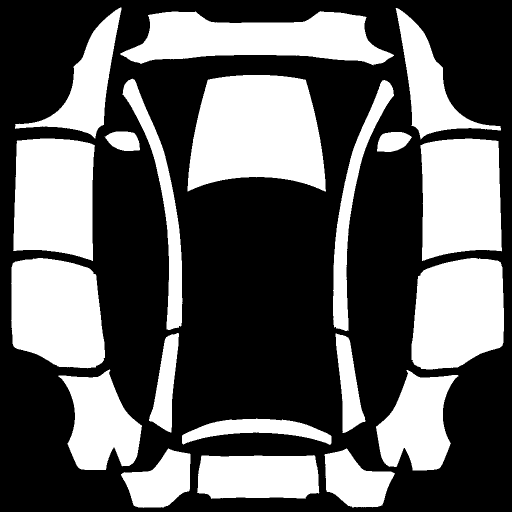
#> input picture mylwrap/data/mask.png, 1024 x 1024 px (shown at 1/2 size); its folder holds only this picture in this run
$ python views.py data/mask.png data/mask.png
#> lines starting #> are read from the running program, lines starting #| are printed output that depends on the picture; after the words box and inside, x2 and y2 are one past the last pixel; in counts of white or black regions, pixels touching at a corner belong together
#> in make, `im = Image.open(src).convert('RGB')`: im: PIL image 1024x1024 RGB; 37.6% white; 20 white regions, largest, box (x1, y1, x2, y2) and area: (375, 150, 652, 383) 50825, (240, 22, 788, 131) 37453, (26, 277, 190, 522) 35206
### mylwrap/core.py
"""mylwrap.core -- Tesla Model Y L (Juniper "L") wrap template toolkit: template mask, calibrated panel mapping
(TESLA_MAPPING + constants), tailgate 180-degree fix, 360-degree panorama projection onto the car ("globe unwrapping"),
compositing helpers and finish() (black outside the mask + 256-colour quantisation, < 1 MB).
Everything is applied through the template mask; outside = #000000.  Calibrated with in-car photos (2026-10-18 .. 2026-10-29).
"""
import math, os
import numpy as np
from PIL import Image, ImageFilter, ImageChops, ImageEnhance
from scipy.ndimage import label, binary_erosion, binary_closing, binary_fill_holes, distance_transform_edt, map_coordinates

N = 1024
DATA = os.path.join(os.path.dirname(os.path.abspath(__file__)), 'data')
MASK = np.array(Image.open(os.path.join(DATA, 'mask.png'))) > 127
LAB, NLAB = label(MASK)
OL = (40, 28, 34)

def comp(i): return LAB == i
def bbox(m):
    ys, xs = np.nonzero(m); return xs.min(), ys.min(), xs.max()+1, ys.max()+1

_session = None
# [22 lines left out: function cutout, not called in this run]

# ---------------------------------------------------------------------------------------------
# Panel -> car mapping for the Model Y L template, confirmed against the Tesla 3D preview render of
# myl_nami.png (front-left 3/4 view).  "up" = the direction on the sheet that points UP on the car.
TESLA_MAPPING = {
    # calibrated with myl_calib.png loaded in the Tesla app (top, front-left 3/4, rear-left 3/4 renders, 2026-10-18)
    3:  ('front fascia / bumper: whole nose below the hood; its top edge (sheet y~108-126) runs under the light bar '
         'that sits on the hood/fascia seam; the wings x240-300 / 728-788 wrap round the front corners down to the '
         'front wheel arches (below the fender fronts); small lamp near sheet (330,62) / (700,62); lower grille '
         'opening sheet y<46 between x~405-614; text drawn rot180 reads upright from the front (in-car check '
         '2026-10-25).  Px scale ~0.77x the hood px (FASCIA_HOOD_PX)', 'down'),
    4:  ('hood, FULLY visible from the top view: sheet y~150 = front edge (over the nose), y~383 = windscreen, '
         'x 375-652; the sheet is shown un-mirrored from above (front up)', 'down'),
    1:  ('left front fender (sheet top = front at the light-bar end, sheet bottom meets the front door, inner edge '
         '= hood line along the hood side; concave outer boundary = wheel arch; lobe at sheet y~235-270 runs down '
         'behind the wheel to the rocker; text at -90 runs along the fender, in-car check 2026-10-25)', 'right'),
    2:  ('right front fender', 'left'),
    5:  ('left roof rail / A-pillar strip: runs from the windscreen base along the roof edge over both doors', 'toward centre'),
    6:  ('right roof rail / A-pillar strip', 'toward centre'),
    7:  ('left mirror cap', 'toward centre'), 8: ('right mirror cap', 'toward centre'),
    9:  ('left FRONT door: sheet top = front, inner edge x~190 = window line; mirror at the inner-top corner, '
         'handle at the inner edge near the rear (sheet ~(178, 480))', 'right'),
    11: ('left REAR door: handle at the inner edge ~3/4 back (sheet ~(195, 690))', 'right'),
    10: ('right FRONT door (mirror image of 9)', 'left'), 12: ('right REAR door', 'left'),
    13: ('left C-pillar / rear roof side beside the rear window', 'toward centre'),
    14: ('right C-pillar / rear roof side', 'toward centre'),
    15: ('left rear quarter over the rear wheel, charge port near its rear-top (sheet ~(200, 900))', 'right'),
    16: ('right rear quarter', 'left'),
    17: ('tailgate upper strip under the spoiler -- ROTATED 180 (text appears upside-down): up = sheet DOWN', 'down'),
    20: ('tailgate lower panel above the plate -- ROTATED 180 (text appears upside-down): up = sheet DOWN', 'down'),
    18: ('rear bumper left corner (upright as on the sheet)', 'up'),
    19: ('rear bumper right corner (upright as on the sheet)', 'up'),
}
TAILGATE_FLIP = (17, 20)   # panels the car shows rotated 180 degrees (re-confirmed in-car 2026-10-25: '20 TAILGATE'
                           # reads upside-down AND right-to-left, i.e. a true rotation, each panel inside its own bbox)
# physical px scales (metres / sheet px), from label sizes in the in-car renders (2026-10-25); see car3d.py
PX_M = {'hood': 0.0055, 'fascia': 0.0042, 'fender': 0.0047, 'door': 0.0047}
# In-car check 2026-10-29: the visible bumper (rows y46-108) only spans ~0.30 m of surface V; a figure drawn at hood
# scale puts ONLY midriff there (flat skin slab).  Build art with car3d.v_stretch (c~1.8) or a short-torso source so the
# navel/chain/belt land on the bumper; keep the face ~0.66 m from the cowl-end of the hood (V~-0.70), not -0.78.
FASCIA_V_STRETCH = 1.8
HOOD_FACE_V = -0.70
FASCIA_HOOD_PX = PX_M['fascia'] / PX_M['hood']   # ~0.77: a fascia px is smaller than a hood px

# [29 lines left out: functions _tailgate_index_maps, tailgate_fix, not called in this run]

# Panel scale on the car is not uniform: hood ~1.45 m over ~277 px (its first ~45 px from the sheet-top edge
# curve over the nose); fascia ~1.9 x 0.55 m over 548 x 110 px and seen head-on it is the biggest surface
# from the front; doors ~1.2 x 0.75 m over ~245 x 170 px, mirror at the front door's inner-top corner and
# flush handles near each door's inner-rear -> keep faces mid-door, toward the outer half.

# ---------------------------------------------------------------------------------------------
# Car-surface projection ("globe unwrapping").  The template is an unfolded car seen from above:
# roof in the middle, every panel's outer edge is the bottom of the body (sill / bumper lip), and
# moving toward the centre goes UP the body.  So each sheet pixel gets
#   azimuth  theta: angle around the car centre, 0 = front (sheet top), 90 = left, 180 = rear, 270 = right
#   height   d    : distance (px) from the outer outline of the whole car silhouette
# and a 360-degree panorama is sampled at (theta, d): the horizon is the level set d = horizon_d,
# i.e. it runs at one height all the way round the body and bends with the fenders/corners.
_SURF = None
# [84 lines left out: functions car_surface_coords, car_panorama, load_bg, local_darken, vignette, tint, not called in this run]

def trim(img, *others):
    bb = img.getchannel('A').point(lambda v: 255 if v > 20 else 0).getbbox()
    return [img.crop(bb)] + [o.crop(bb) for o in others]

# [179 lines left out: functions facemask, place_side, place_hood, place_emblem, finish, _union and 1 more, not called in this run]

### mylwrap/views.py
"""On-car views of a Model Y L wrap sheet, matching the Tesla app renders (calibrated with myl_calib.png,
see core.TESLA_MAPPING):
  TOP   : the sheet as seen from above, front up, un-mirrored (hood fully visible, fenders, roof rails)
  FRONT : hood (rot 180, its sheet-top edge = nose, foreshortened, widened to ~0.76x fascia width) above the
          front fascia (rot 180, stretched to its real taller proportion), fenders at the sides
  LEFT / RIGHT : fender + doors + quarter, front at left / right, mirror + handles marked
  REAR  : corners 18/19 as on the sheet, tailgate panels 17/20 rotated 180 in place (as the car shows them)
  FRONT-LEFT / FRONT-RIGHT 3/4 : 3D renders of the front panels (car3d.py, calibrated with the in-car
          renders of 2026-10-25), via front34_left/front34_right and make34()
Usage: python3 -m mylwrap.views sheet.png preview.png [--34]"""
import sys, os
import numpy as np
from PIL import Image, ImageDraw
BG = (24, 24, 28)

def _car_rear(im):
    from .core import comp, bbox, TAILGATE_FLIP
    a = np.array(im); out = a.copy()
    for c in TAILGATE_FLIP:
        m = comp(c); x0, y0, x1, y1 = bbox(m)
        blk = a[y0:y1, x0:x1][::-1, ::-1]; sub = out[y0:y1, x0:x1]; mm = m[y0:y1, x0:x1]; sub[mm] = blk[mm]
    return Image.fromarray(out)

def top_view(im):
    return im.crop((200, 0, 824, 430))
#> returned value: PIL image 624x430 RGB; 42.3% white; 9 white regions (1 under 20 px), largest, box (x1, y1, x2, y2) and area: (175, 150, 452, 383) 50825, (40, 22, 588, 131) 37453, (45, 157, 154, 430) 6782

def front_view(im):
    fas = im.crop((240, 22, 788, 132)).rotate(180).resize((548, 165), Image.LANCZOS)
    hood = im.crop((375, 150, 652, 384)).rotate(180)
#> hood: PIL image 277x234 RGB; 78.4% white; 3 black regions, box (x1, y1, x2, y2) and area: (0, 0, 277, 30) 5716, (0, 5, 112, 234) 4142, (166, 12, 277, 234) 4135
    hw = int(548 * 0.76); hh = int(234 * hw / 277 * 0.55)
    hood = hood.resize((hw, hh), Image.LANCZOS)
#> hood: PIL image 416x193 RGB
    fl = im.crop((30, 15, 244, 278)).rotate(90, expand=True); fr = im.crop((791, 16, 1003, 280)).rotate(-90, expand=True)
#> after `fl = im.crop((30, 15, 244, 278)).rotate(90, expand=True)`: fl: PIL image 263x214 RGB; 30.6% white; 4 white regions (1 under 20 px), largest, box (x1, y1, x2, y2) and area: (0, 1, 262, 214) 16793, (248, 0, 263, 35) 412, (262, 134, 263, 164) 30
#> after `fr = im.crop((791, 16, 1003, 280)).rotate(-90, expand=True)`: fr: PIL image 264x212 RGB; 31% white; 3 white regions, box (x1, y1, x2, y2) and area: (1, 0, 264, 211) 16788, (0, 0, 16, 33) 428, (0, 103, 3, 181) 146
    fl = fl.resize((int(fl.width*0.5), int(fl.height*0.5))); fr = fr.resize((int(fr.width*0.5), int(fr.height*0.5)))
    c = Image.new('RGB', (548 + 2*fl.width + 20, hh + 165 + 10), BG)
    ox = fl.width + 10
#> ox = 141
    c.paste(hood, (ox + (548-hw)//2, 0)); c.paste(fas, (ox, hh + 6))
    c.paste(fl, (0, hh + 6 + 165 - fl.height)); c.paste(fr, (ox + 548 + 10, hh + 6 + 165 - fr.height))
    return c

def _side(im, x0, x1, rot, marks):
    v = im.crop((x0, 5, x1, 950)).rotate(rot, expand=True); d = ImageDraw.Draw(v)
    for (u, w, t) in marks:
        d.ellipse([u-7, w-5, u+7, w+5], outline=(255, 255, 0), width=2); d.text((u-14, w+6), t, fill=(255, 255, 0))
    return v
def _ml(x, y): return (y - 5, 289 - (x - 10))
def _mr(x, y): return (944 - (y - 5), x - 725)
def left_view(im):  return _side(im, 10, 300, 90, [_ml(196, 287) + ('mirror',), _ml(178, 480) + ('handle',), _ml(195, 690) + ('handle',)])
def right_view(im): return _side(im, 725, 1015, -90, [_mr(828, 287) + ('mirror',), _mr(846, 480) + ('handle',), _mr(829, 690) + ('handle',)])
def rear_view(im):  return _car_rear(im).crop((110, 730, 925, 1020))

def front34_thumb(im, w=300):
    """compact 'front' thumbnail for contact sheets: front view over the left side"""
    f = front_view(im); l = left_view(im)
    f = f.resize((w, int(f.height*w/f.width))); l = l.resize((w, int(l.height*w/l.width)))
    c = Image.new('RGB', (w, f.height + l.height + 4), BG); c.paste(f, (0, 0)); c.paste(l, (0, f.height + 4))
    return c

def make(src, out, W=1000):
    im = Image.open(src).convert('RGB')
    def fit(p): return p.resize((W, int(p.height*W/p.width)), Image.LANCZOS)
    t = top_view(im); t = t.resize((W//2, int(t.height*(W//2)/t.width)))
    f = front_view(im); f = f.resize((W//2, int(f.height*(W//2)/f.width)))
    tf = Image.new('RGB', (W, max(t.height, f.height)), BG); tf.paste(t, (0, 0)); tf.paste(f, (W//2, 0))
    panels = [('TOP (front up)  |  FRONT (head-on)', tf), ('LEFT SIDE (front at left)', fit(left_view(im))),
              ('REAR (tailgate 17/20 shown as the car rotates them)', fit(rear_view(im))), ('RIGHT SIDE (front at right)', fit(right_view(im)))]
#> in _side, `v = im.crop((x0, 5, x1, 950)).rotate(rot, expand=True)`: v: PIL image 945x290 RGB; 41.9% white; 10 white regions (1 under 20 px), largest, box (x1, y1, x2, y2) and area: (272, 110, 517, 274) 35206, (511, 90, 732, 278) 35013, (734, 16, 935, 183) 20742
#> `N = 1024`: N = 1024
#> `LAB, NLAB = label(MASK)`:
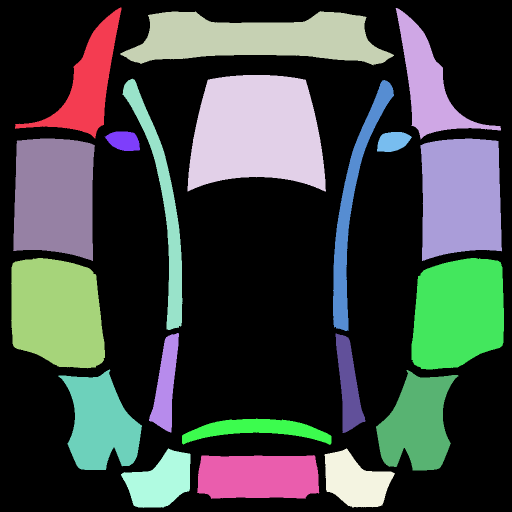
#> LAB: shape (1024, 1024) int32 (shown at 1/2 size); 21 distinct labels, from 0 to 20; one colour per label, 0 black
#> `LAB, NLAB = label(MASK)`: NLAB = 20
#> the loop in _car_rear, `for c in TAILGATE_FLIP:` made 2 passes
#> (x0, y0, x1, y1) on passes 1 to 2: (364, 837, 663, 890), (394, 910, 639, 998)
#> after the loop in _car_rear, `for c in TAILGATE_FLIP:`:
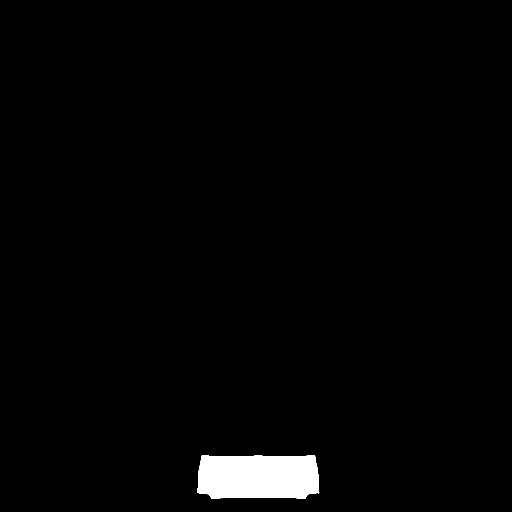
#> m: shape (1024, 1024) bool (shown at 1/2 size); 1.9% white; 1 white region, box (x1, y1, x2, y2) and area: (394, 910, 639, 998) 19630
#> after the loop in _car_rear, `for c in TAILGATE_FLIP:`:
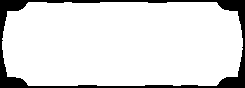
#> sub: shape (88, 245, 3); 88.2% white; 1 black region, box (x1, y1, x2, y2) and area: (0, 0, 245, 88) 2550
#> in rear_view, `def rear_view(im):  return _car_rear(im).crop((110, 730, 925, 1020))`:
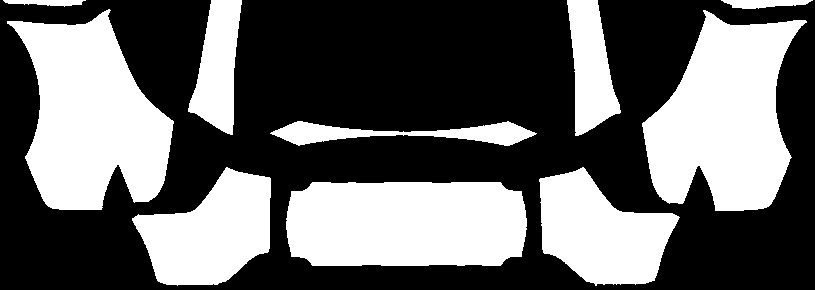
#> returned value: PIL image 815x290 RGB; 39.9% white; 10 white regions, largest, box (x1, y1, x2, y2) and area: (642, 10, 807, 211) 20763, (7, 9, 174, 210) 20742, (286, 182, 527, 266) 19010
#> call 2 of _side, with x0 = 725, x1 = 1015, rot = -90
#> in _side (call 2), `v = im.crop((x0, 5, x1, 950)).rotate(rot, expand=True)`:
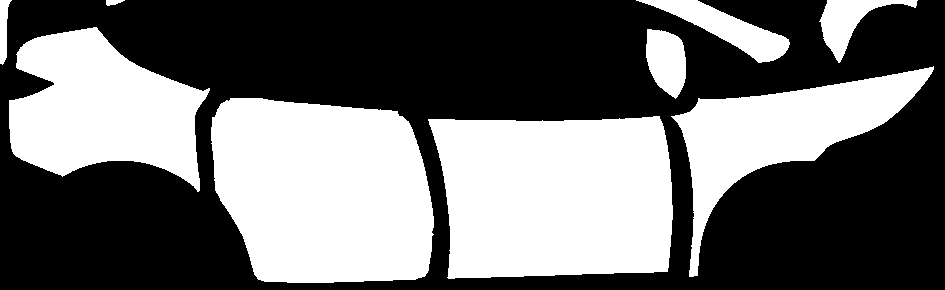
#> v: PIL image 945x290 RGB; 42.3% white; 9 white regions, largest, box (x1, y1, x2, y2) and area: (428, 116, 673, 279) 35190, (211, 98, 434, 283) 35049, (9, 27, 210, 192) 20763
#> the loop in _side (call 2), `for (u, w, t) in marks:` made 3 passes
#> (u, w, t) on passes 1 to 3: (662, 103, 'mirror'), (469, 121, 'handle'), (259, 104, 'handle')
    H = sum(p.height + 26 for _, p in panels)
#> H = 1415
    col = Image.new('RGB', (W, H), BG); d = ImageDraw.Draw(col); y = 0
    for tt, p in panels:
        d.text((6, y+6), tt, fill=(235, 235, 235)); col.paste(p, (0, y+24)); y += p.height + 26
#> this loop made 4 passes
#> (tt, y) on passes 1, 2, 4: ('TOP (front up)  |  FRONT (head-on)', 370), ('LEFT SIDE (front at left)', 702), ('RIGHT SIDE (front at right)', 1415)
#> y on pass 3: 1083
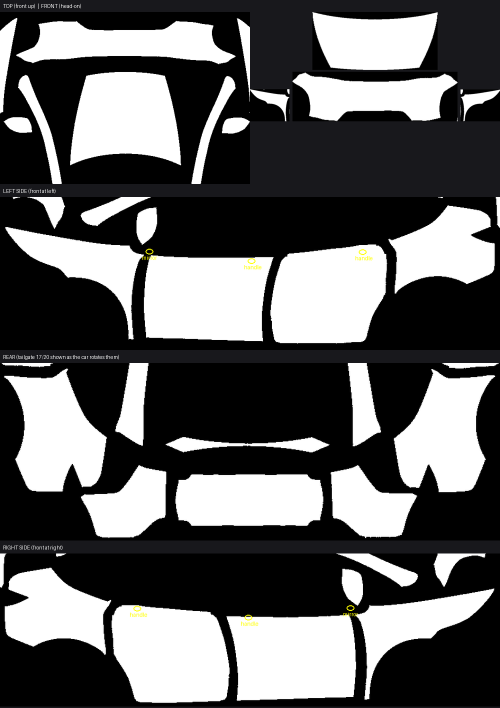
#> col: PIL image 1000x1415 RGB (shown at 1/2 size); mean R, G, B 97.1, 97.1, 97.5
#> after the loop, y = 1415
    s = 1024 / H if H > 1024 else 1
#> s = 0.724
    col = col.resize((int(W*s), int(H*s)), Image.LANCZOS)
#> col: PIL image 723x1024 RGB
    pv = Image.new('RGB', (1024 + 16 + col.width, max(1024, col.height)), BG)
    pv.paste(im, (0, 0)); pv.paste(col, (1040, 0)); pv.save(out, optimize=True)
#> after `pv.paste(col, (1040, 0))`:
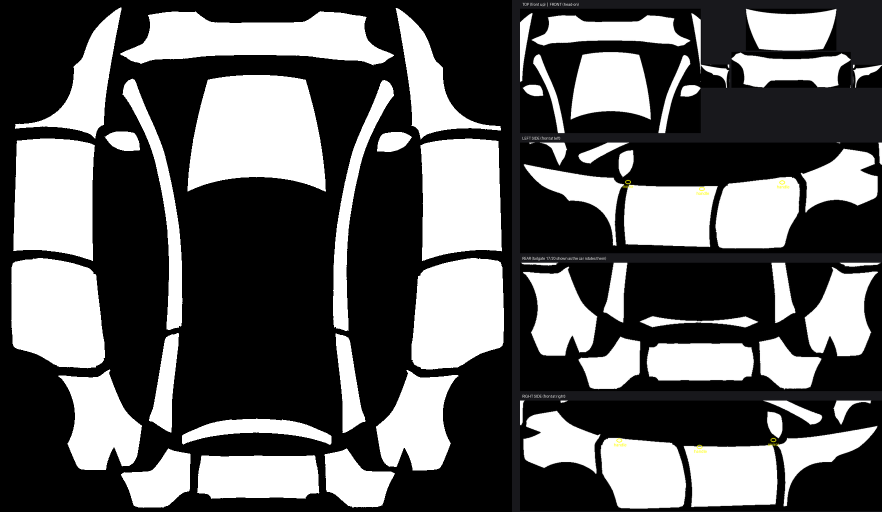
#> pv: PIL image 1763x1024 RGB (shown at 1/2 size); mean R, G, B 95.7, 95.7, 95.9
    return pv.size

def front34_left(im, **kw):
    from . import car3d; return car3d.render34(im, 'left', **kw)
def front34_right(im, **kw):
    from . import car3d; return car3d.render34(im, 'right', **kw)

def make34(src, out, W=1000):
    """make() layout plus a bottom row with the front-left and front-right 3/4 renders."""
    tmp = out + '.tmp.png'; make(src, tmp, W); base = Image.open(tmp).convert('RGB'); os.remove(tmp)
    im = Image.open(src).convert('RGB')
    l, r = front34_left(im), front34_right(im)
    hw = base.width // 2; l = l.resize((hw, int(l.height*hw/l.width)), Image.LANCZOS); r = r.resize((hw, int(r.height*hw/r.width)), Image.LANCZOS)
    pv = Image.new('RGB', (base.width, base.height + l.height + 26), BG); pv.paste(base, (0, 0)); d = ImageDraw.Draw(pv)
    d.text((6, base.height + 6), 'FRONT-LEFT 3/4', fill=(235, 235, 235)); d.text((hw + 6, base.height + 6), 'FRONT-RIGHT 3/4', fill=(235, 235, 235))
    pv.paste(l, (0, base.height + 24)); pv.paste(r, (hw, base.height + 24)); pv.save(out, optimize=True)
    return pv.size

if __name__ == '__main__':
    print((make34 if '--34' in sys.argv[3:] else make)(sys.argv[1], sys.argv[2]))
